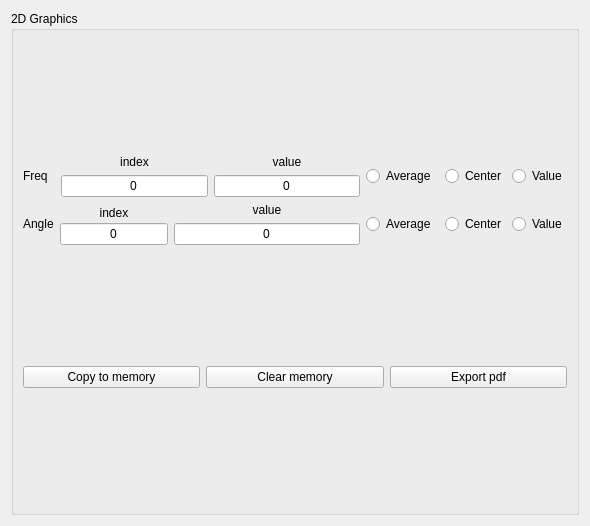
<?xml version="1.0" encoding="UTF-8"?>
<ui version="4.0">
 <class>Form</class>
 <widget class="QWidget" name="Form">
  <property name="geometry">
   <rect>
    <x>0</x>
    <y>0</y>
    <width>590</width>
    <height>526</height>
   </rect>
  </property>
  <property name="windowTitle">
   <string>Form</string>
  </property>
  <layout class="QHBoxLayout" name="horizontalLayout_2">
   <item>
    <widget class="QGroupBox" name="groupBox">
     <property name="title">
      <string>2D Graphics</string>
     </property>
     <layout class="QGridLayout" name="gridLayout">
      <item row="0" column="0">
       <layout class="QHBoxLayout" name="horizontalLayout">
        <item>
         <layout class="QVBoxLayout" name="verticalLayout_2">
          <item>
           <layout class="QHBoxLayout" name="horizontalLayout_3">
            <item>
             <widget class="QLabel" name="label_5">
              <property name="text">
               <string>Freq  </string>
              </property>
             </widget>
            </item>
            <item>
             <layout class="QVBoxLayout" name="verticalLayout_6">
              <property name="sizeConstraint">
               <enum>QLayout::SetDefaultConstraint</enum>
              </property>
              <item>
               <widget class="QLabel" name="label_4">
                <property name="maximumSize">
                 <size>
                  <width>16777215</width>
                  <height>16777215</height>
                 </size>
                </property>
                <property name="text">
                 <string>index</string>
                </property>
                <property name="alignment">
                 <set>Qt::AlignCenter</set>
                </property>
               </widget>
              </item>
              <item>
               <widget class="QLineEdit" name="freq_ind_textedit">
                <property name="maximumSize">
                 <size>
                  <width>16777215</width>
                  <height>16777215</height>
                 </size>
                </property>
                <property name="text">
                 <string>0</string>
                </property>
                <property name="alignment">
                 <set>Qt::AlignCenter</set>
                </property>
               </widget>
              </item>
             </layout>
            </item>
            <item>
             <layout class="QVBoxLayout" name="verticalLayout_3">
              <item>
               <widget class="QLabel" name="label">
                <property name="maximumSize">
                 <size>
                  <width>16777215</width>
                  <height>16777215</height>
                 </size>
                </property>
                <property name="text">
                 <string>value</string>
                </property>
                <property name="alignment">
                 <set>Qt::AlignCenter</set>
                </property>
               </widget>
              </item>
              <item>
               <widget class="QLineEdit" name="freq_value_textbox">
                <property name="maximumSize">
                 <size>
                  <width>16777215</width>
                  <height>16777215</height>
                 </size>
                </property>
                <property name="text">
                 <string>0</string>
                </property>
                <property name="alignment">
                 <set>Qt::AlignCenter</set>
                </property>
                <property name="readOnly">
                 <bool>true</bool>
                </property>
               </widget>
              </item>
             </layout>
            </item>
            <item>
             <widget class="QRadioButton" name="average_freq_radioButton">
              <property name="text">
               <string>Average </string>
              </property>
             </widget>
            </item>
            <item>
             <widget class="QRadioButton" name="center_freq_radiobutton">
              <property name="text">
               <string>Center</string>
              </property>
             </widget>
            </item>
            <item>
             <widget class="QRadioButton" name="test_col_radioButton">
              <property name="maximumSize">
               <size>
                <width>100</width>
                <height>16777215</height>
               </size>
              </property>
              <property name="text">
               <string>Value</string>
              </property>
             </widget>
            </item>
           </layout>
          </item>
          <item>
           <layout class="QHBoxLayout" name="horizontalLayout_4">
            <item>
             <widget class="QLabel" name="label_6">
              <property name="text">
               <string>Angle</string>
              </property>
             </widget>
            </item>
            <item>
             <layout class="QVBoxLayout" name="verticalLayout_5">
              <property name="spacing">
               <number>0</number>
              </property>
              <property name="leftMargin">
               <number>0</number>
              </property>
              <item>
               <widget class="QLabel" name="label_3">
                <property name="text">
                 <string>index</string>
                </property>
                <property name="alignment">
                 <set>Qt::AlignCenter</set>
                </property>
               </widget>
              </item>
              <item>
               <widget class="QLineEdit" name="angle_ind_textbox">
                <property name="sizePolicy">
                 <sizepolicy hsizetype="Maximum" vsizetype="Fixed">
                  <horstretch>0</horstretch>
                  <verstretch>0</verstretch>
                 </sizepolicy>
                </property>
                <property name="minimumSize">
                 <size>
                  <width>0</width>
                  <height>0</height>
                 </size>
                </property>
                <property name="maximumSize">
                 <size>
                  <width>16777215</width>
                  <height>16777215</height>
                 </size>
                </property>
                <property name="text">
                 <string>0</string>
                </property>
                <property name="alignment">
                 <set>Qt::AlignCenter</set>
                </property>
               </widget>
              </item>
             </layout>
            </item>
            <item>
             <layout class="QVBoxLayout" name="verticalLayout_4">
              <item>
               <widget class="QLabel" name="label_2">
                <property name="maximumSize">
                 <size>
                  <width>16777215</width>
                  <height>16777215</height>
                 </size>
                </property>
                <property name="text">
                 <string>value</string>
                </property>
                <property name="alignment">
                 <set>Qt::AlignCenter</set>
                </property>
               </widget>
              </item>
              <item>
               <widget class="QLineEdit" name="angle_value_textbox">
                <property name="maximumSize">
                 <size>
                  <width>16777215</width>
                  <height>16777215</height>
                 </size>
                </property>
                <property name="text">
                 <string>0</string>
                </property>
                <property name="alignment">
                 <set>Qt::AlignCenter</set>
                </property>
                <property name="readOnly">
                 <bool>true</bool>
                </property>
               </widget>
              </item>
             </layout>
            </item>
            <item>
             <widget class="QRadioButton" name="average_angle_radioButton">
              <property name="text">
               <string>Average </string>
              </property>
             </widget>
            </item>
            <item>
             <widget class="QRadioButton" name="center_angle_radiobutton">
              <property name="text">
               <string>Center</string>
              </property>
             </widget>
            </item>
            <item>
             <widget class="QRadioButton" name="test_row_radioButton">
              <property name="maximumSize">
               <size>
                <width>100</width>
                <height>16777215</height>
               </size>
              </property>
              <property name="text">
               <string>Value</string>
              </property>
             </widget>
            </item>
           </layout>
          </item>
         </layout>
        </item>
       </layout>
      </item>
      <item row="2" column="0">
       <layout class="QHBoxLayout" name="horizontalLayout_5">
        <item>
         <widget class="QPushButton" name="copy_pushButton">
          <property name="text">
           <string>Copy to memory</string>
          </property>
         </widget>
        </item>
        <item>
         <widget class="QPushButton" name="clear_pushButton">
          <property name="text">
           <string>Clear memory</string>
          </property>
         </widget>
        </item>
        <item>
         <widget class="QPushButton" name="export_pushButton">
          <property name="minimumSize">
           <size>
            <width>0</width>
            <height>0</height>
           </size>
          </property>
          <property name="text">
           <string>Export pdf</string>
          </property>
         </widget>
        </item>
       </layout>
      </item>
     </layout>
    </widget>
   </item>
  </layout>
 </widget>
 <resources/>
 <connections/>
</ui>
